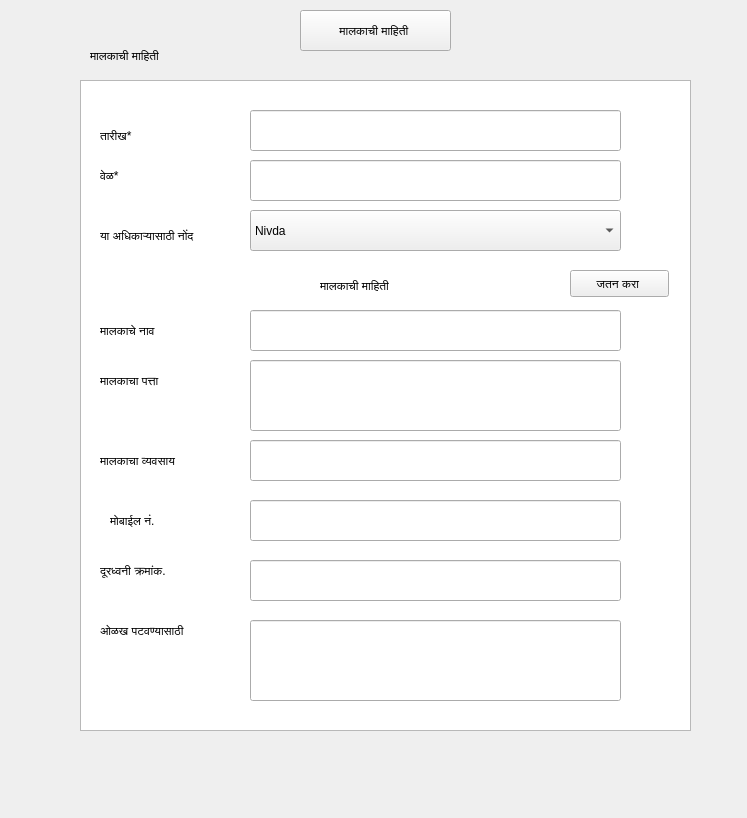
<?xml version="1.0" encoding="UTF-8"?>
<ui version="4.0">
 <class>Form8</class>
 <widget class="QWidget" name="Form8">
  <property name="geometry">
   <rect>
    <x>0</x>
    <y>0</y>
    <width>747</width>
    <height>818</height>
   </rect>
  </property>
  <property name="windowTitle">
   <string>Form</string>
  </property>
  <widget class="QLabel" name="label">
   <property name="geometry">
    <rect>
     <x>90</x>
     <y>40</y>
     <width>131</width>
     <height>31</height>
    </rect>
   </property>
   <property name="text">
    <string>मालकाची माहिती</string>
   </property>
  </widget>
  <widget class="QLabel" name="label_6">
   <property name="geometry">
    <rect>
     <x>140</x>
     <y>260</y>
     <width>131</width>
     <height>31</height>
    </rect>
   </property>
   <property name="text">
    <string>मालकाची माहिती</string>
   </property>
  </widget>
  <widget class="QLabel" name="label_8">
   <property name="geometry">
    <rect>
     <x>30</x>
     <y>220</y>
     <width>131</width>
     <height>31</height>
    </rect>
   </property>
   <property name="text">
    <string/>
   </property>
  </widget>
  <widget class="QListView" name="listView">
   <property name="geometry">
    <rect>
     <x>80</x>
     <y>80</y>
     <width>611</width>
     <height>651</height>
    </rect>
   </property>
  </widget>
  <widget class="QLabel" name="label_2">
   <property name="geometry">
    <rect>
     <x>100</x>
     <y>120</y>
     <width>91</width>
     <height>31</height>
    </rect>
   </property>
   <property name="text">
    <string>तारीख*</string>
   </property>
  </widget>
  <widget class="QLabel" name="label_3">
   <property name="geometry">
    <rect>
     <x>100</x>
     <y>160</y>
     <width>131</width>
     <height>31</height>
    </rect>
   </property>
   <property name="text">
    <string>वेळ*</string>
   </property>
  </widget>
  <widget class="QLabel" name="label_4">
   <property name="geometry">
    <rect>
     <x>100</x>
     <y>220</y>
     <width>131</width>
     <height>31</height>
    </rect>
   </property>
   <property name="text">
    <string>या अधिकाऱ्यासाठी नोंद </string>
   </property>
  </widget>
  <widget class="QLabel" name="label_5">
   <property name="geometry">
    <rect>
     <x>320</x>
     <y>270</y>
     <width>131</width>
     <height>31</height>
    </rect>
   </property>
   <property name="text">
    <string>मालकाची माहिती</string>
   </property>
  </widget>
  <widget class="QLabel" name="label_7">
   <property name="geometry">
    <rect>
     <x>100</x>
     <y>320</y>
     <width>91</width>
     <height>21</height>
    </rect>
   </property>
   <property name="text">
    <string>मालकाचे नाव</string>
   </property>
  </widget>
  <widget class="QLabel" name="label_9">
   <property name="geometry">
    <rect>
     <x>100</x>
     <y>370</y>
     <width>91</width>
     <height>21</height>
    </rect>
   </property>
   <property name="text">
    <string>मालकाचा पत्ता</string>
   </property>
  </widget>
  <widget class="QLabel" name="label_10">
   <property name="geometry">
    <rect>
     <x>110</x>
     <y>510</y>
     <width>91</width>
     <height>21</height>
    </rect>
   </property>
   <property name="text">
    <string>मोबाईल नं.</string>
   </property>
  </widget>
  <widget class="QLabel" name="label_11">
   <property name="geometry">
    <rect>
     <x>100</x>
     <y>450</y>
     <width>101</width>
     <height>21</height>
    </rect>
   </property>
   <property name="text">
    <string>मालकाचा व्यवसाय</string>
   </property>
  </widget>
  <widget class="QLabel" name="label_12">
   <property name="geometry">
    <rect>
     <x>100</x>
     <y>560</y>
     <width>91</width>
     <height>21</height>
    </rect>
   </property>
   <property name="text">
    <string>दूरध्वनी क्रमांक.</string>
   </property>
  </widget>
  <widget class="QLabel" name="label_13">
   <property name="geometry">
    <rect>
     <x>100</x>
     <y>620</y>
     <width>111</width>
     <height>21</height>
    </rect>
   </property>
   <property name="text">
    <string>ओळख पटवण्यासाठी</string>
   </property>
  </widget>
  <widget class="QLineEdit" name="lineEdit">
   <property name="geometry">
    <rect>
     <x>250</x>
     <y>110</y>
     <width>371</width>
     <height>41</height>
    </rect>
   </property>
  </widget>
  <widget class="QLineEdit" name="lineEdit_2">
   <property name="geometry">
    <rect>
     <x>250</x>
     <y>160</y>
     <width>371</width>
     <height>41</height>
    </rect>
   </property>
  </widget>
  <widget class="QLineEdit" name="lineEdit_4">
   <property name="geometry">
    <rect>
     <x>250</x>
     <y>310</y>
     <width>371</width>
     <height>41</height>
    </rect>
   </property>
  </widget>
  <widget class="QLineEdit" name="lineEdit_5">
   <property name="geometry">
    <rect>
     <x>250</x>
     <y>360</y>
     <width>371</width>
     <height>71</height>
    </rect>
   </property>
  </widget>
  <widget class="QLineEdit" name="lineEdit_6">
   <property name="geometry">
    <rect>
     <x>250</x>
     <y>440</y>
     <width>371</width>
     <height>41</height>
    </rect>
   </property>
  </widget>
  <widget class="QLineEdit" name="lineEdit_7">
   <property name="geometry">
    <rect>
     <x>250</x>
     <y>500</y>
     <width>371</width>
     <height>41</height>
    </rect>
   </property>
  </widget>
  <widget class="QLineEdit" name="lineEdit_8">
   <property name="geometry">
    <rect>
     <x>250</x>
     <y>560</y>
     <width>371</width>
     <height>41</height>
    </rect>
   </property>
  </widget>
  <widget class="QLineEdit" name="lineEdit_9">
   <property name="geometry">
    <rect>
     <x>250</x>
     <y>620</y>
     <width>371</width>
     <height>81</height>
    </rect>
   </property>
  </widget>
  <widget class="QPushButton" name="pushButton_2">
   <property name="geometry">
    <rect>
     <x>300</x>
     <y>10</y>
     <width>151</width>
     <height>41</height>
    </rect>
   </property>
   <property name="text">
    <string>मालकाची माहिती </string>
   </property>
  </widget>
  <widget class="QComboBox" name="comboBox">
   <property name="geometry">
    <rect>
     <x>250</x>
     <y>210</y>
     <width>371</width>
     <height>41</height>
    </rect>
   </property>
   <item>
    <property name="text">
     <string>Nivda</string>
    </property>
   </item>
  </widget>
  <widget class="QPushButton" name="pushButton">
   <property name="geometry">
    <rect>
     <x>570</x>
     <y>270</y>
     <width>99</width>
     <height>27</height>
    </rect>
   </property>
   <property name="text">
    <string>जतन करा </string>
   </property>
  </widget>
 </widget>
 <resources/>
 <connections/>
</ui>
